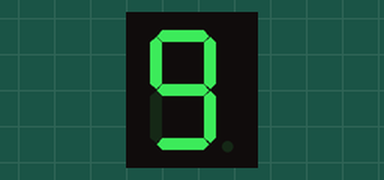
The sketch below on a simulated Arduino Uno, built with avr-gcc and run on an emulated ATmega328P. Parts: 1-digit seven-segment display. Wiring (inferred from the names in the program): 1-digit 7-segment display, segments lit when HIGH: segments pin 2, pin 3, pin 4, pin 5, pin 6, pin 7, pin 8. The segment pins are drawn as the display they are named for.

Above: at 0.1 s.
At 1.1 s:
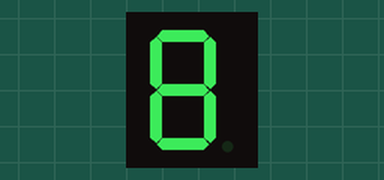
At 2.1 s:
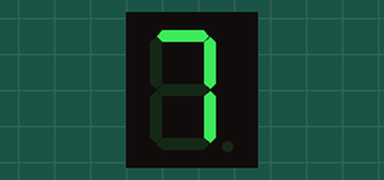
At 4.1 s:
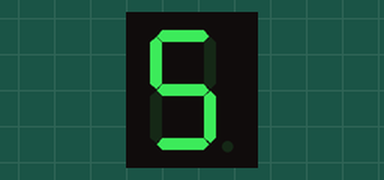
At 6.1 s:
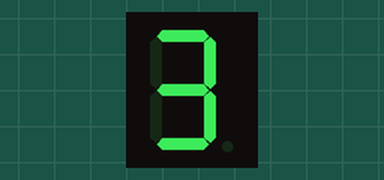
At 9.1 s:
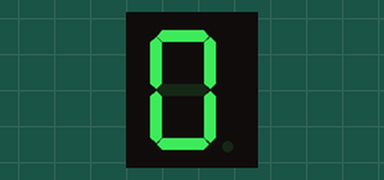

The sketch:

Counter_descending.ino
```cpp
int a = 2;  //For displaying segment "a"
int b = 3;  //For displaying segment "b"
int c = 4;  //For displaying segment "c"
int d = 5;  //For displaying segment "d"
int e = 6;  //For displaying segment "e"
int f = 7;  //For displaying segment "f"
int g = 8;  //For displaying segment "g"

void setup() {
  pinMode(a, OUTPUT);  //A
  pinMode(b, OUTPUT);  //B
  pinMode(c, OUTPUT);  //C
  pinMode(d, OUTPUT);  //D
  pinMode(e, OUTPUT);  //E
  pinMode(f, OUTPUT);  //F
  pinMode(g, OUTPUT);  //G
}

void displayDigit(int digit)
{
 //Conditions for displaying segment a
 if(digit!=1 && digit != 4)
 digitalWrite(a,HIGH);

 //Conditions for displaying segment b
 if(digit != 5 && digit != 6)
 digitalWrite(b,HIGH);

 //Conditions for displaying segment c
 if(digit !=2)
 digitalWrite(c,HIGH);

 //Conditions for displaying segment d
 if(digit != 1 && digit !=4 && digit !=7)
 digitalWrite(d,HIGH);

 //Conditions for displaying segment e
 if(digit == 2 || digit ==6 || digit == 8 || digit==0)
 digitalWrite(e,HIGH);

 //Conditions for displaying segment f
 if(digit != 1 && digit !=2 && digit!=3 && digit !=7)
 digitalWrite(f,HIGH);
 if (digit!=0 && digit!=1 && digit !=7)
 digitalWrite(g,HIGH);

}
void turnOff()
{
  digitalWrite(a,LOW);
  digitalWrite(b,LOW);
  digitalWrite(c,LOW);
  digitalWrite(d,LOW);
  digitalWrite(e,LOW);
  digitalWrite(f,LOW);
  digitalWrite(g,LOW);
}


void loop() {
  for(int i=9;i>=0;i--)
 {
   displayDigit(i);
   delay(1000);
   turnOff();
 }
}
```

Measured:
- by itself, everything shown: repeats every 10.0 s, in 11 steps
- what the display in image 1 shows lasts 1.0 s, from 1.0 s to 2.0 s
